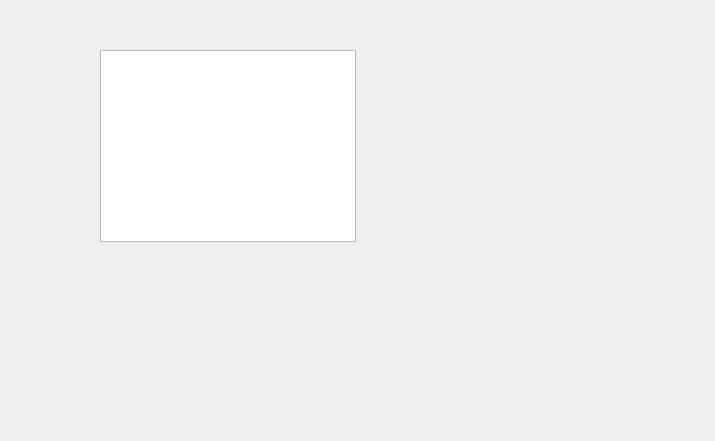
<?xml version="1.0" encoding="UTF-8"?>
<ui version="4.0">
 <class>Dialog</class>
 <widget class="QDialog" name="Dialog">
  <property name="geometry">
   <rect>
    <x>0</x>
    <y>0</y>
    <width>715</width>
    <height>441</height>
   </rect>
  </property>
  <property name="windowTitle">
   <string>Shotgun Publish</string>
  </property>
  <widget class="QPlainTextEdit" name="plainTextEdit">
   <property name="geometry">
    <rect>
     <x>100</x>
     <y>50</y>
     <width>256</width>
     <height>192</height>
    </rect>
   </property>
  </widget>
 </widget>
 <resources>
  <include location="resources.qrc"/>
 </resources>
 <connections/>
</ui>
